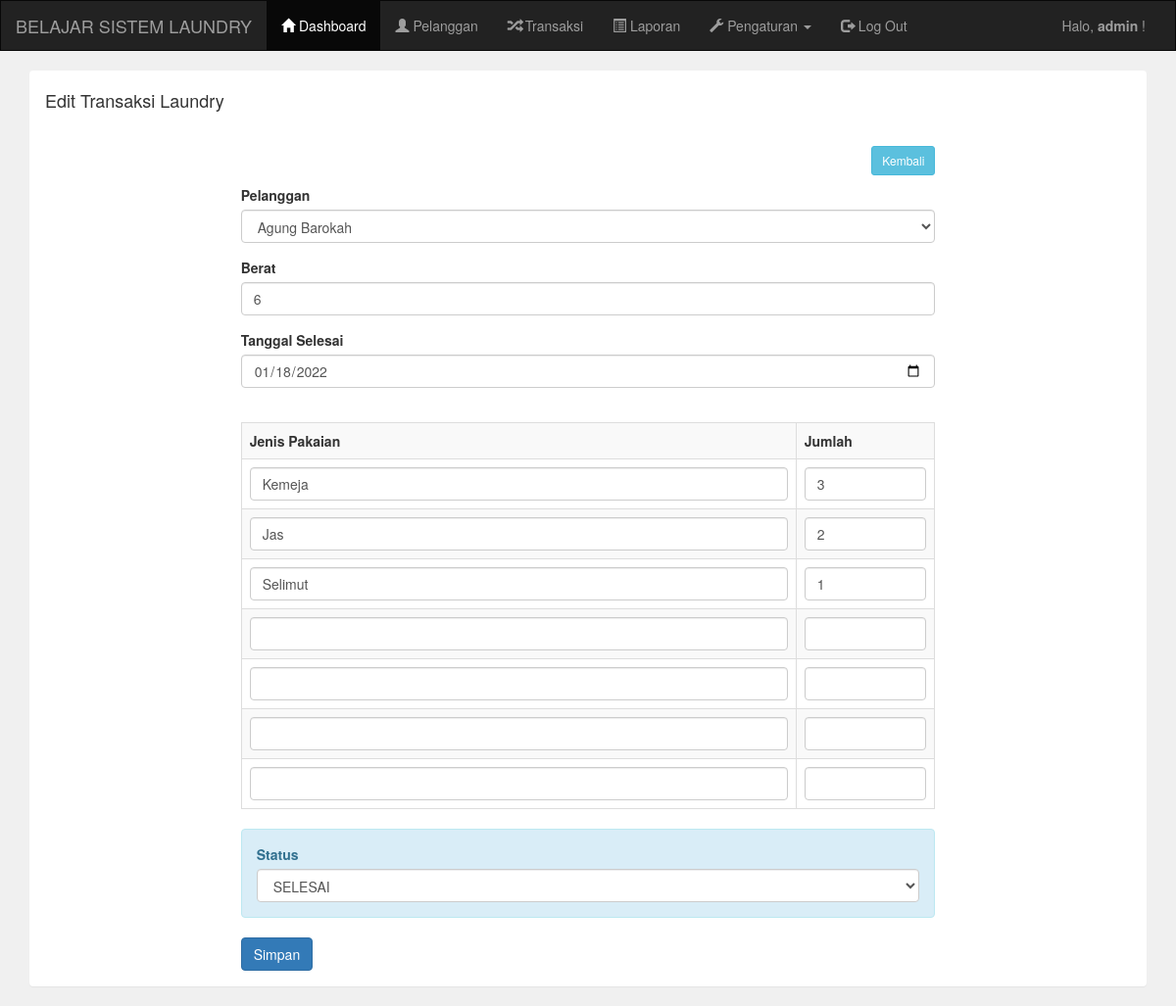
Screenshot of /admin/transaksi_edit.php?id=2 (signed in) with the database file from the repository.
### tables this page shows
CREATE TABLE `transaksi` (
  `transaksi_id` int(11) NOT NULL,
  `transaksi_tgl` date NOT NULL,
  `transaksi_pelanggan` int(11) NOT NULL,
  `transaksi_harga` int(11) NOT NULL,
  `transaksi_berat` int(11) NOT NULL,
  `transaksi_tgl_selesai` date NOT NULL,
  `transaksi_status` int(11) NOT NULL
);

CREATE TABLE `pelanggan` (
  `idPelanggan` int(11) NOT NULL,
  `namaPelanggan` varchar(255) NOT NULL,
  `hpPelanggan` varchar(20) NOT NULL,
  `alamatPelanggan` text NOT NULL
);

CREATE TABLE `pakaian` (
  `pakaian_id` int(11) NOT NULL,
  `pakaian_transaksi` int(11) NOT NULL,
  `pakaian_jenis` varchar(255) NOT NULL,
  `pakaian_jumlah` int(11) NOT NULL
);

### admin/transaksi_edit.php (the view, shortened to what this page needs)
<?php include 'header.php'; ?>
<?php include '../koneksi.php'; ?>
<div class="container">
    <div class="panel">
        <div class="panel-heading">
            <h4>Edit Transaksi Laundry</h4>
        </div>
        <div class="panel-body">
            <div class="col-md-8 col-md-offset-2">
                <a href="transaksi.php" class="btn btn-sm btn-info pull-right">Kembali</a>
                <br/><br/>
                <?php
                $id = $_GET['id'];
                $transaksi = mysqli_query($koneksi,"SELECT * FROM transaksi WHERE transaksi_id='$id'");
                while($t = mysqli_fetch_array($transaksi)){ ?>
                    <form method="post" action="transaksi_update.php">
                        <div class="form-group">
                            <label>Pelanggan</label>
                            <select class="form-control" name="pelanggan" required="required">
                                <?php
                                $data = mysqli_query($koneksi,"SELECT * FROM pelanggan");
                                while($d = mysqli_fetch_array($data)){
                                    ?>
                                    <option <?php if($d['idPelanggan']==$t['transaksi_pelanggan']){echo "selected='selected'";} ?> value="<?php echo $d['idPelanggan']; ?>"><?php echo $d['namaPelanggan']; ?></option>
                                    <?php } ?>
                            </select>
                        </div>
                        <div class="form-group">
                            <label>Berat</label>
                            <input type="number" class="form-control" name="berat" placeholder="Masukkan berat cucian ..." required="required" value="<?php echo $t['transaksi_berat']; ?>">
                        </div>
                        <div class="form-group">
                            <label>Tanggal Selesai</label>
                            <input type="date" class="form-control" name="tgl_selesai" required="required" value="<?php echo $t['transaksi_tgl_selesai']; ?>">
                        </div>
                        <br/>
                        <table class="table table-bordered table-striped">
                            <tr>
                                <th>Jenis Pakaian</th>
                                <th width="20%">Jumlah</th>
                            </tr>
                            <?php
                            $id_transaksi = $t['transaksi_id'];
                            $pakaian = mysqli_query($koneksi,"SELECT * FROM pakaian WHERE pakaian_transaksi='$id_transaksi'");
                            while($p = mysqli_fetch_array($pakaian)){
                                ?>
                                <tr>
                                    <td><input type="text" class="form-control" name="jenis_pakaian[]" value="<?php echo $p['pakaian_jenis']; ?>"></td>
                                    <td><input type="number" class="form-control" name="jumlah_pakaian[]" value="<?php echo $p['pakaian_jumlah']; ?>"></td>
                                </tr>
                            <?php } ?>
                                <tr>
                                    <td><input type="text" class="form-control" name="jenis_pakaian[]"></td>
                                    <td><input type="number" class="form-control" name="jumlah_pakaian[]"></td>
                                </tr>
                                <tr>
                                    <td><input type="text" class="form-control" name="jenis_pakaian[]"></td>
                                    <td><input type="number" class="form-control" name="jumlah_pakaian[]"></td>
                                </tr>
                                <tr>
                                    <td><input type="text" class="form-control" name="jenis_pakaian[]"></td>
                                    <td><input type="number" class="form-control" name="jumlah_pakaian[]"></td>
                                </tr>
                                <tr>
                                    <td><input type="text" class="form-control" name="jenis_pakaian[]"></td>
                                    <td><input type="number" class="form-control" name="jumlah_pakaian[]"></td>
                                </tr>
                        </table>
                        <div class="form-group alert alert-info">
                            <label>Status</label>
                            <select class="form-control" name="status" required="required">
                                <option <?php if($t['transaksi_status']=="2"){echo "selected='selected'";} ?> value="2">SELESAI</option>
                            </select>
                        </div>
                        <input type="submit" class="btn btn-primary" value="Simpan">
                    </form>
                <?php } ?>
            </div>
        </div>
    </div>
</div>
<?php include 'footer.php'; ?>

### rows the page displays
transaksi: pelanggan "Agung Barokah", berat "6", tgl_selesai "01/18/2022", status "SELESAI"
pakaian: pakaian_jenis "Kemeja", pakaian_jumlah "3"
pakaian: pakaian_jenis "Jas", pakaian_jumlah "2"
pakaian: pakaian_jenis "Selimut", pakaian_jumlah "1"

### other values shown
$_SESSION['username'] "admin"
